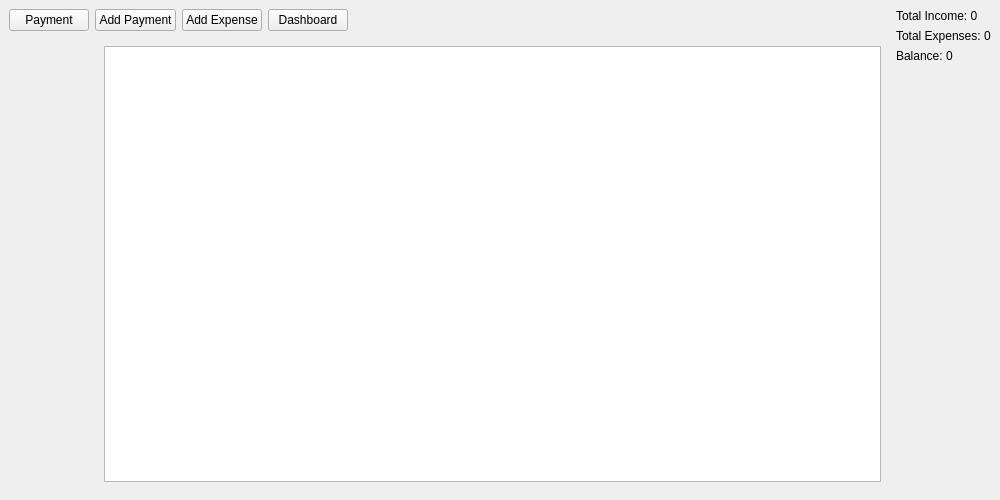
<?xml version="1.0" encoding="UTF-8"?>
<ui version="4.0">
 <class>FinanceDashboard</class>
 <widget class="QMainWindow" name="FinanceDashboard">
  <property name="geometry">
   <rect>
    <x>0</x>
    <y>0</y>
    <width>1000</width>
    <height>500</height>
   </rect>
  </property>
  <property name="windowTitle">
   <string>Finance Dashboard</string>
  </property>
  <widget class="QWidget" name="centralwidget">
   <layout class="QHBoxLayout" name="horizontalLayout">
    <item>
     <layout class="QVBoxLayout" name="verticalLayoutLeft">
      <item>
       <widget class="QPushButton" name="btnPayment">
        <property name="text">
         <string>Payment</string>
        </property>
       </widget>
      </item>
      <item>
       <spacer name="verticalSpacerLeft">
        <property name="orientation">
         <enum>Qt::Orientation::Vertical</enum>
        </property>
        <property name="sizeType">
         <enum>QSizePolicy::Policy::Expanding</enum>
        </property>
        <property name="sizeHint" stdset="0">
         <size>
          <width>0</width>
          <height>0</height>
         </size>
        </property>
       </spacer>
      </item>
     </layout>
    </item>
    <item>
     <layout class="QVBoxLayout" name="verticalLayoutCentral">
      <item>
       <layout class="QHBoxLayout" name="horizontalLayoutTop">
        <item>
         <widget class="QPushButton" name="btnAddPayment">
          <property name="text">
           <string>Add Payment</string>
          </property>
         </widget>
        </item>
        <item>
         <widget class="QPushButton" name="btnAddExpense">
          <property name="text">
           <string>Add Expense</string>
          </property>
         </widget>
        </item>
        <item>
         <widget class="QPushButton" name="btnDashboard">
          <property name="text">
           <string>Dashboard</string>
          </property>
         </widget>
        </item>
        <item>
         <spacer name="horizontalSpacerTop">
          <property name="orientation">
           <enum>Qt::Orientation::Horizontal</enum>
          </property>
          <property name="sizeType">
           <enum>QSizePolicy::Policy::Expanding</enum>
          </property>
          <property name="sizeHint" stdset="0">
           <size>
            <width>0</width>
            <height>0</height>
           </size>
          </property>
         </spacer>
        </item>
       </layout>
      </item>
      <item>
       <widget class="QStackedWidget" name="stackedWidget">
        <property name="currentIndex">
         <number>2</number>
        </property>
        <widget class="QWidget" name="pageAddPayment">
         <layout class="QFormLayout" name="formLayoutAddPayment"/>
        </widget>
        <widget class="QWidget" name="pageAddExpense">
         <layout class="QFormLayout" name="formLayoutAddExpense"/>
        </widget>
        <widget class="QWidget" name="pageDashboard">
         <layout class="QVBoxLayout" name="verticalLayoutDashboard">
          <item>
           <widget class="QTableWidget" name="dashboardTable"/>
          </item>
         </layout>
        </widget>
       </widget>
      </item>
     </layout>
    </item>
    <item>
     <layout class="QVBoxLayout" name="verticalLayoutRight">
      <item>
       <widget class="QLabel" name="totalIncomeLabel">
        <property name="text">
         <string>Total Income: 0</string>
        </property>
       </widget>
      </item>
      <item>
       <widget class="QLabel" name="totalExpensesLabel">
        <property name="text">
         <string>Total Expenses: 0</string>
        </property>
       </widget>
      </item>
      <item>
       <widget class="QLabel" name="balanceLabel">
        <property name="text">
         <string>Balance: 0</string>
        </property>
       </widget>
      </item>
      <item>
       <spacer name="verticalSpacerRight">
        <property name="orientation">
         <enum>Qt::Orientation::Vertical</enum>
        </property>
        <property name="sizeType">
         <enum>QSizePolicy::Policy::Expanding</enum>
        </property>
        <property name="sizeHint" stdset="0">
         <size>
          <width>0</width>
          <height>0</height>
         </size>
        </property>
       </spacer>
      </item>
     </layout>
    </item>
   </layout>
  </widget>
 </widget>
 <resources/>
 <connections/>
</ui>
